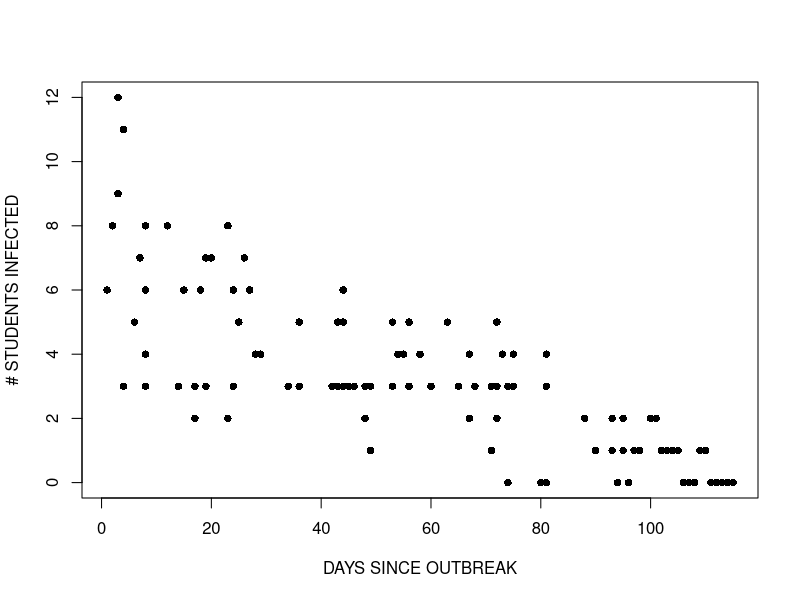

Write R code to recreate this figure.
# DATA614_m2_HS_disease.R

# The data set consists of counts of high school students diagnosed with an
# infectious disease within a period of days from an initial outbreak

# Prep data ---------------------------------------------------------------

cases <-  
  structure(list(Days = c(1L, 2L, 3L, 3L, 4L, 4L, 4L, 6L, 7L, 8L, 
                          8L, 8L, 8L, 12L, 14L, 15L, 17L, 17L, 17L, 18L, 19L, 19L, 20L, 
                          23L, 23L, 23L, 24L, 24L, 25L, 26L, 27L, 28L, 29L, 34L, 36L, 36L, 
                          42L, 42L, 43L, 43L, 44L, 44L, 44L, 44L, 45L, 46L, 48L, 48L, 49L, 
                          49L, 53L, 53L, 53L, 54L, 55L, 56L, 56L, 58L, 60L, 63L, 65L, 67L, 
                          67L, 68L, 71L, 71L, 72L, 72L, 72L, 73L, 74L, 74L, 74L, 75L, 75L, 
                          80L, 81L, 81L, 81L, 81L, 88L, 88L, 90L, 93L, 93L, 94L, 95L, 95L, 
                          95L, 96L, 96L, 97L, 98L, 100L, 101L, 102L, 103L, 104L, 105L, 
                          106L, 107L, 108L, 109L, 110L, 111L, 112L, 113L, 114L, 115L), 
                 Students = c(6L, 8L, 12L, 9L, 3L, 3L, 11L, 5L, 7L, 3L, 8L, 
                              4L, 6L, 8L, 3L, 6L, 3L, 2L, 2L, 6L, 3L, 7L, 7L, 2L, 2L, 8L, 
                              3L, 6L, 5L, 7L, 6L, 4L, 4L, 3L, 3L, 5L, 3L, 3L, 3L, 5L, 3L, 
                              5L, 6L, 3L, 3L, 3L, 3L, 2L, 3L, 1L, 3L, 3L, 5L, 4L, 4L, 3L, 
                              5L, 4L, 3L, 5L, 3L, 4L, 2L, 3L, 3L, 1L, 3L, 2L, 5L, 4L, 3L, 
                              0L, 3L, 3L, 4L, 0L, 3L, 3L, 4L, 0L, 2L, 2L, 1L, 1L, 2L, 0L, 
                              2L, 1L, 1L, 0L, 0L, 1L, 1L, 2L, 2L, 1L, 1L, 1L, 1L, 0L, 0L, 
                              0L, 1L, 1L, 0L, 0L, 0L, 0L, 0L)), .Names = c("Days", "Students"
                              ), class = "data.frame", row.names = c(NA, -109L)) 

head(cases)
#   Days Students
# 1    1        6
# 2    2        8
# 3    3       12
# 4    3        9
# 5    4        3
# 6    4        3

# Question what family does the data suggest
# - Poison, Binomial, Negative Binomial, Quasi Poisson
# Answer: Poison, since we are counting the number of cases per day
# Suggestion: Explain why it's not binomial, negative binomial and Quasi poisson


# 


# Plot data ---------------------------------------------------------------

plot(cases$Days, cases$Students, xlab = "DAYS SINCE OUTBREAK",
     ylab = "# STUDENTS INFECTED", pch = 16)
# As days increase, the number of infected students decreases

# Build Poisson model -----------------------------------------------------

# The natural log is the default link function for the Poisson error
# distribution.
# It works well for count data as it forces all of the predicted values
# to be positive.
# XXXXXXXXXXXX forcing to be positive how?
model1 <- glm(Students ~ Days, family=poisson, data = cases)

summary(model1)
# Deviance Residuals: 
#      Min        1Q    Median        3Q       Max  
# -2.00482  -0.85719  -0.09331   0.63969   1.73696  
# 
# Coefficients:
#              Estimate Std. Error z value Pr(>|z|)    
# (Intercept)  1.990235   0.083935   23.71   <2e-16 ***
# Days        -0.017463   0.001727  -10.11   <2e-16 ***
# ---
# Signif. codes:  0 ‘***’ 0.001 ‘**’ 0.01 ‘*’ 0.05 ‘.’ 0.1 ‘ ’ 1
# 
# (Dispersion parameter for poisson family taken to be 1)
# 
# Null deviance:     215.36  on 108  degrees of freedom
# Residual deviance: 101.17  on 107  degrees of freedom
# AIC: 393.11
# 
# Number of Fisher Scoring iterations: 5


# Question: How do we know days is highly significant?
# Answer: it has ***, p value is near zero, 2e-16

# Question: is dispersion assumed or calculated for quasi-poisson regression
# Answer: For poisson it is assumed to be 1, it is calculated for quasi poisson regression.
# Clarification: Why?  XXXXXXXXXXXXXXXXXXXXXXXXXXX

# Question: What is the null deviance?   
# Answer: XXXXXXXXXXXXXXXXXXXXXXXXXXXXXX

# Question: AIC isn't that bad... why not?  What's a good / bad AIC?
# Answer: XXXXXXXXXXXXXXXXXXXXXXXXXXXXXXXXXXXXXXXXX



# Model interpretation ----------------------------------------------------

# The negative coefficient for Days indicates that as days increase,
# the mean number of students with the disease is smaller.
# (We noticed this in the data plot)

# This coefficient is highly significant (p < 2e-16).

# Is there overdispersion? ------------------------------------------------

# Question: Is there over dispersion?
# Answer: No, the residual deviance (101.17)
# is not greater than the degrees of freedom.
# Residual deviance: 101.17  on 107  degrees of freedom

# Question: What is over dispersion?
# Answer: More variability than expected
# Answer: Variance is > mean

# Question: How to check for dispersion parameters?
# dispersion parameter ~= residual deviance / degrees of freedom
# Video https://www.youtube.com/watch?v=0W5QF_OnR7w
# 

# Question: Cause of over dispersion?
# Answer: Model is wrong
# Answer: Model is missing an interaction term. (lack of fit... goodness of fit test)
# Answer: non-linearity
# Answer: missing an important X variable
#
# 2nd most common issue 
# Answer: Excessive zeros
#
# 3rd
# Answer: It just is... doesn't fit poisson

# Class material: https://www.youtube.com/watch?v=0W5QF_OnR7w
# THis is excellent


# ?????????????? XXXXXXXXXXXX how does this relate to the video
# Residual deviance, 101.17, is not greater than the degrees of freedom, 107,
# so the model does not exhibit overdispersion

# Is the model adequate? --------------------------------------------------
# Question: what's best 
# Pearson chi square
# Wald
# anova =F
# score test
# wald & Score
# ANSWER: pearson chi square .....
# ANSWER: Observed - is the deviance of the model
# ANSWER: Expected - degrees of freedom of the residuals
# ??????? XXXXXXXXXXXXXX must dig deeper.


# Pearson chi square
pchisq(deviance(model1), df.residual(model1), lower.tail = FALSE)
# 0.6405459. Do not reject the null hypothesis that the model is adequate

# NOTE ... I assume 0.05 is what we should go for?